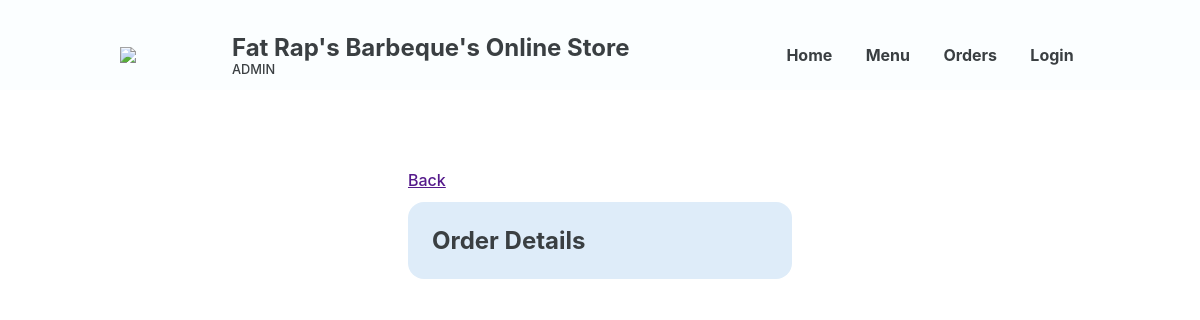
The page /Website/admin-order-details.php?PRSN_ID=15 on the database as committed earlier.
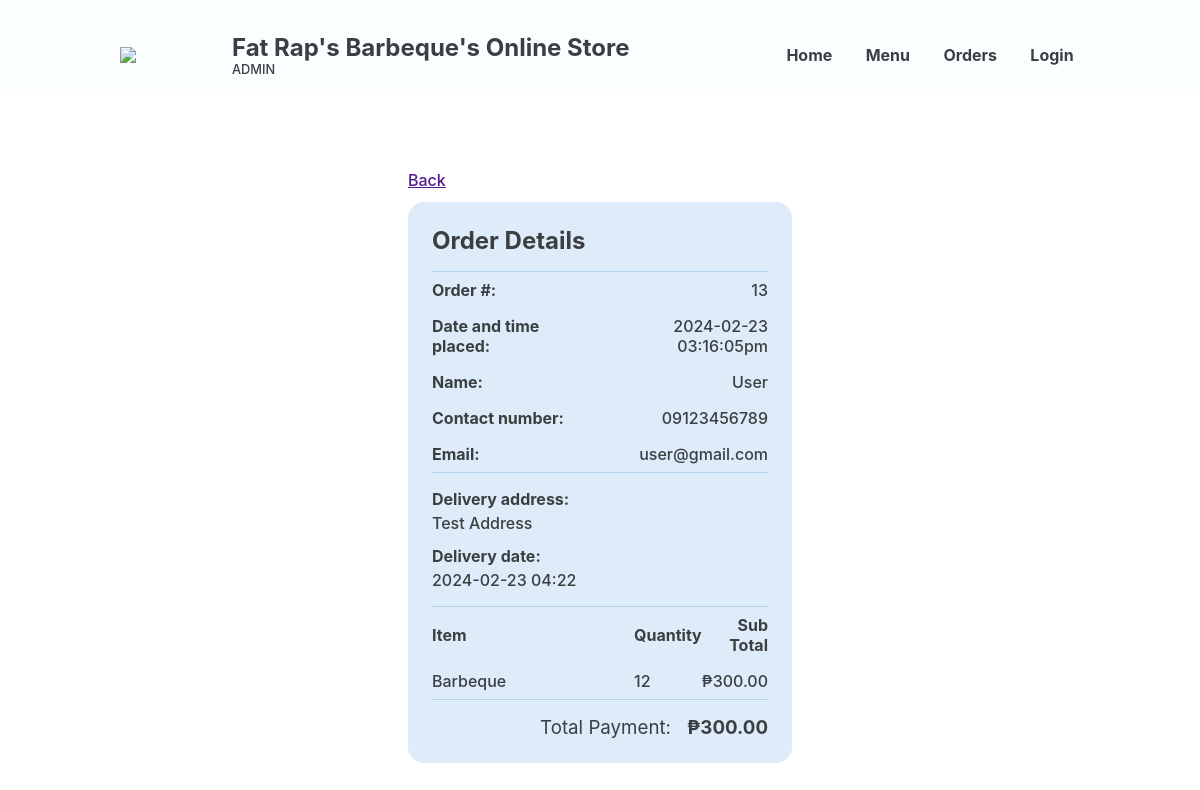
The same page on the database as committed later.
### tables this page shows
CREATE TABLE `placed_order` (
  `PLACED_ORDER_ID` int(18) UNSIGNED NOT NULL,
  `PRSN_ID` int(18) NOT NULL,
  `CUS_NAME` varchar(20) NOT NULL,
  `CUS_NUMBER` varchar(11) NOT NULL,
  `CUS_EMAIL` varchar(35) NOT NULL,
  `PLACED_ORDER_DATE` varchar(50) NOT NULL,
  `PLACED_ORDER_TOTAL` decimal(10,2) NOT NULL,
  `DELIVERY_ADDRESS` varchar(255) NOT NULL,
  `DELIVERY_DATE` varchar(50) NOT NULL,
  `PLACED_ORDER_STATUS` varchar(50) NOT NULL,
  `PLACED_ORDER_CONFIRMATION` varchar(50) NOT NULL,
  `PLACED_ORDER_TRACKER` varchar(16) NOT NULL
);

CREATE TABLE `in_order` (
  `IN_ORDER_ID` int(18) UNSIGNED NOT NULL,
  `FOOD_ID` int(18) NOT NULL,
  `PRSN_ID` int(18) NOT NULL,
  `IN_ORDER_QUANTITY` int(11) NOT NULL,
  `IN_ORDER_TOTAL` decimal(10,2) NOT NULL,
  `IN_ORDER_STATUS` varchar(21) NOT NULL,
  `PLACED_ORDER_ID` int(18) UNSIGNED DEFAULT NULL
);

CREATE TABLE `food` (
  `FOOD_ID` int(18) UNSIGNED NOT NULL,
  `CTGY_ID` int(18) NOT NULL,
  `FOOD_NAME` varchar(20) NOT NULL,
  `FOOD_PRICE` decimal(10,2) NOT NULL,
  `FOOD_DESC` varchar(50) NOT NULL,
  `FOOD_IMG` varchar(255) NOT NULL,
  `FOOD_STOCK` int(20) NOT NULL,
  `FOOD_ACTIVE` varchar(10) NOT NULL
);

### Website/admin-order-details.php (the view, shortened to what the changed rows need)
<?php
@include 'constants.php';
$PRSN_ID = $_GET['PRSN_ID'];
?>
<!DOCTYPE html>
<html lang="en">
<head>
    <link rel="stylesheet" href="header-styles.css">
    <link rel="stylesheet" href="admin-styles.css">
    <link href='https://unpkg.com/boxicons@2.1.4/css/boxicons.min.css' rel='stylesheet'>
</head>
<body>
    <header class="backend">
        <div class="header-container">
            <div class="website-title">
                <div class="text">
                    <h1>Fat Rap's Barbeque's Online Store</h1>
                </div>
            </div>
        </div>
    </header>
    <main>
        <section class="section">
            <section class="block order-details">
                <div class="scroll">
                    <h2>Order Details</h2>
                    <?php
                    $sql = "SELECT * FROM placed_order WHERE PRSN_ID = $PRSN_ID";
                    $res = mysqli_query($conn, $sql);
                    $count = mysqli_num_rows($res);
                    if ($count > 0) {
                        while ($row = mysqli_fetch_assoc($res)) {
                            $PLACED_ORDER_ID = $row['PLACED_ORDER_ID'];
                            $PRSN_ID = $row['PRSN_ID'];
                            $CUS_NAME = $row['CUS_NAME'];
                            $CUS_NUMBER = $row['CUS_NUMBER'];
                            $CUS_EMAIL = $row['CUS_EMAIL'];
                            $PLACED_ORDER_DATE = $row['PLACED_ORDER_DATE'];
                            $DELIVERY_ADDRESS = $row['DELIVERY_ADDRESS'];
                            $DELIVERY_DATE = $row['DELIVERY_DATE'];
                    ?>
                            <div>
                                <table class="contact-info">
                                    <tr>
                                        <th>Order #:</th>
                                        <td><?php echo $PLACED_ORDER_ID ?></td>
                                    </tr>
                                    <tr>
                                        <th>Date and time placed:</th>
                                        <td><?php echo $PLACED_ORDER_DATE ?></td>
                                    </tr>
                                    <tr>
                                        <th>Name:</th>
                                        <td><?php echo $CUS_NAME ?></td>
                                    </tr>
                                    <tr>
                                        <th>Contact number:</th>
                                        <td><?php echo $CUS_NUMBER ?></td>
                                    </tr>
                                    <tr>
                                        <th>Email:</th>
                                        <td><?php echo $CUS_EMAIL ?></td>
                                    </tr>
                                </table>
                            </div>
                            <div class="delivery-grp">
                                <div class="text-grp">
                                    <h3>Delivery address:</h3>
                                    <p><?php echo $DELIVERY_ADDRESS ?></p>
                                </div>
                                <div class="text-grp">
                                    <h3>Delivery date:</h3>
                                    <p><?php echo $DELIVERY_DATE ?></p>
                                </div>
                            </div>
                            <div>
                                <table class="order">
                                    <thead>
                                        <tr>
                                            <th class="item-col">Item</th>
                                            <th>Quantity</th>
                                            <th class="subtotal-col">Sub Total</th>
                                        </tr>
                                    </thead>
                                    <tbody>
                                        <?php
                                        $sql = "SELECT IN_ORDER_ID, FOOD_NAME, FOOD_PRICE, PRSN_ID, IN_ORDER_QUANTITY, IN_ORDER_TOTAL
FROM food, in_order WHERE food.FOOD_ID = in_order.FOOD_ID AND IN_ORDER_STATUS != 'Delivered'";
                                        $res = mysqli_query($conn, $sql);
                                        $count = mysqli_num_rows($res);
                                        if ($count > 0) {
                                            while ($row = mysqli_fetch_assoc($res)) {
                                                if ($row['PRSN_ID'] == $PRSN_ID) {
                                                    $FOOD_NAME = $row['FOOD_NAME'];
                                                    $IN_ORDER_QUANTITY = $row['IN_ORDER_QUANTITY'];
                                                    $IN_ORDER_TOTAL = $row['IN_ORDER_TOTAL'];
                                        ?>
                                                    <tr>
                                                        <td class="item-col"><?php echo $FOOD_NAME ?></td>
                                                        <td><?php echo $IN_ORDER_QUANTITY ?></td>
                                                        <td class="subtotal-col">₱<?php echo $IN_ORDER_TOTAL ?></td>
                                                    </tr>
                                        <?php
                                                }
                                            }
                                        }
                                        $sql2 = "SELECT SUM(IN_ORDER_TOTAL) AS Total FROM  IN_ORDER WHERE PRSN_ID = $PRSN_ID";
                                        $res2 = mysqli_query($conn, $sql2);
                                        $row2 = mysqli_fetch_assoc($res2);
                                        $total = $row2['Total'];
                                        ?>
                                    </tbody>
                                </table>
                            </div>
                            <div class="payment">
                                <h3>Total Payment:</h3>
                                <h3>₱<?php echo $total ?></h3>
                            </div>
                </div>
        <?php
                        }
                    }
        ?>
            </section>
        </section>
    </main>
</body>
</html>

Rows that differ between the two databases and show on the page:
now on this page (row edited): placed_order: PLACED_ORDER_ID "13", PLACED_ORDER_DATE "2024-02-23 03:16:05pm", CUS_NAME "User", CUS_NUMBER "09123456789", CUS_EMAIL "user@gmail.com", DELIVERY_ADDRESS "Test Address", DELIVERY_DATE "2024-02-23 04:22", total "300.00"
added in_order: FOOD_ID.FOOD_NAME "Barbeque", IN_ORDER_QUANTITY "12", IN_ORDER_TOTAL "300.00"
